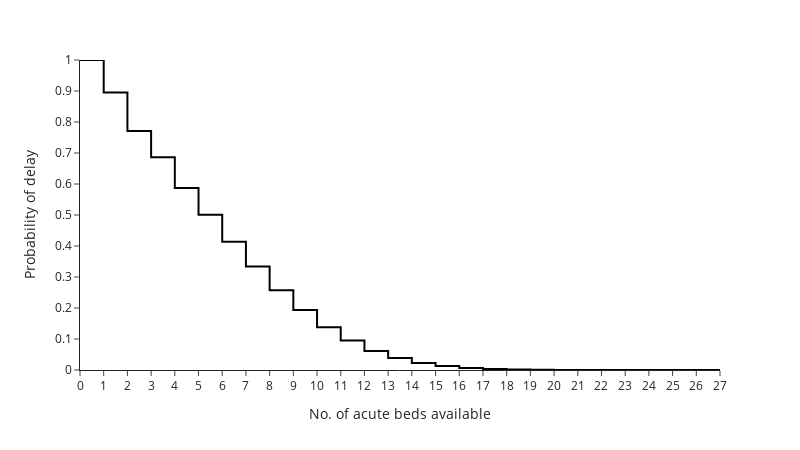
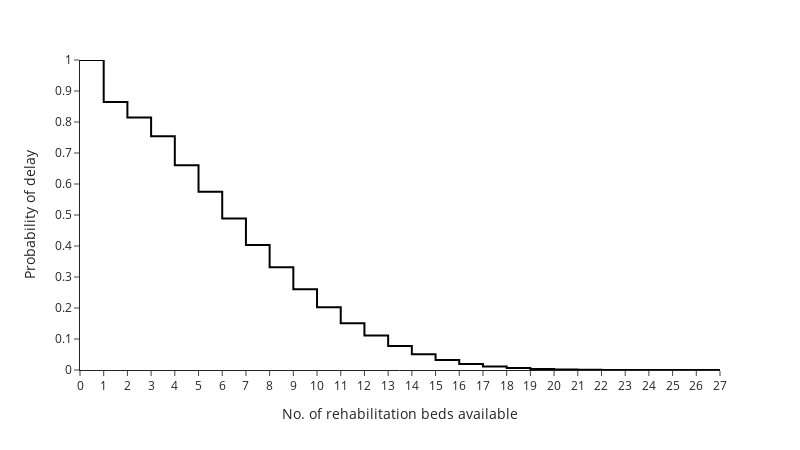

These figures' notebook cell, in order:
### Code cell
plot_delay_prob(base_overall["asu"], unit="asu", file="figure3_asu.png")
plot_delay_prob(base_overall["rehab"], unit="rehab", file="figure3_rehab.png")

### Figure 1 — Plotly figure (JSON) as saved in the notebook; plotly's stock layout.template omitted (floating-point values rounded to 4 significant figures)
{"data": [{"hovertemplate": "beds=%{x}<br>prob_delay=%{y}<extra></extra>", "legendgroup": "", "line": {"color": "black", "dash": "solid", "shape": "hv"}, "marker": {"symbol": "circle"}, "mode": "lines", "name": "", "orientation": "v", "showlegend": false, "type": "scatter", "x": [0, 1, 2, 3, 4, 5, 6, 7, 8, 9, 10, 11, 12, 13, 14, 15, 16, 17, 18, 19, 20, 21, 22, 23, 24, 25, 26, 27], "xaxis": "x", "y": [1.0, 0.8948, 0.7708, 0.6865, 0.587, 0.5008, 0.4137, 0.3341, 0.2569, 0.1932, 0.1382, 0.09488, 0.06144, 0.03851, 0.02235, 0.01266, 0.006438, 0.003322, 0.001547, 0.0006432, 0.0002594, 0.0001315, 4.749e-05, 1.461e-05, 7.306e-06, 3.653e-06, 0.0, 3.653e-06], "yaxis": "y"}], "layout": {"height": 450, "legend": {"tracegroupgap": 0}, "margin": {"t": 60}, "width": 800, "xaxis": {"anchor": "y", "domain": [0, 1], "dtick": 1, "title": {"text": "No. of acute beds available"}}, "yaxis": {"anchor": "x", "domain": [0, 1], "dtick": 0.1, "range": [0, 1], "title": {"text": "Probability of delay"}}}}

### Figure 2 — Plotly figure (JSON) as saved in the notebook; plotly's stock layout.template omitted (floating-point values rounded to 4 significant figures)
{"data": [{"hovertemplate": "beds=%{x}<br>prob_delay=%{y}<extra></extra>", "legendgroup": "", "line": {"color": "black", "dash": "solid", "shape": "hv"}, "marker": {"symbol": "circle"}, "mode": "lines", "name": "", "orientation": "v", "showlegend": false, "type": "scatter", "x": [0, 1, 2, 3, 4, 5, 6, 7, 8, 9, 10, 11, 12, 13, 14, 15, 16, 17, 18, 19, 20, 21, 22, 23, 24, 25, 26, 27], "xaxis": "x", "y": [1.0, 0.8647, 0.8142, 0.7543, 0.6601, 0.5747, 0.489, 0.4035, 0.3312, 0.2605, 0.2027, 0.1507, 0.1111, 0.07752, 0.05106, 0.03238, 0.01942, 0.01119, 0.006143, 0.003121, 0.001372, 0.0006799, 0.0003617, 0.000179, 6.21e-05, 1.827e-05, 1.826e-05, 3.653e-06], "yaxis": "y"}], "layout": {"height": 450, "legend": {"tracegroupgap": 0}, "margin": {"t": 60}, "width": 800, "xaxis": {"anchor": "y", "domain": [0, 1], "dtick": 1, "title": {"text": "No. of rehabilitation beds available"}}, "yaxis": {"anchor": "x", "domain": [0, 1], "dtick": 0.1, "range": [0, 1], "title": {"text": "Probability of delay"}}}}
